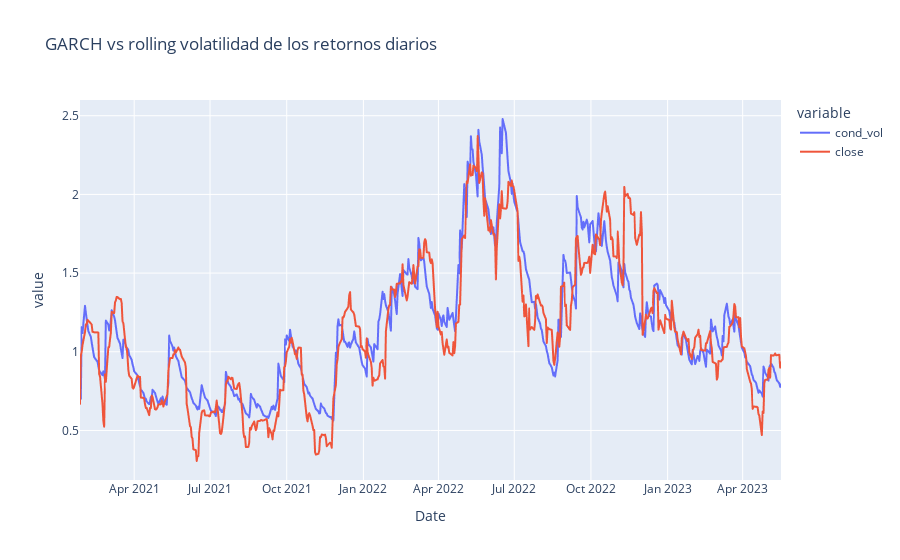

The cell this chart's notebook holds for it:
### Code cell
garch_and_rolling_std_plot = px.line(garch_and_rolling_std,
                                     title="GARCH vs rolling volatilidad de los retornos diarios")
garch_and_rolling_std_plot.show()

### Figure 1 — Plotly figure (JSON) as saved in the notebook; plotly's stock layout.template omitted (floating-point values rounded to 4 significant figures; data arrays with more than 128 entries replaced by an {"elided": "..."} marker saying what was removed)
{"data": [{"hovertemplate": "variable=cond_vol<br>Date=%{x}<br>value=%{y}<extra></extra>", "legendgroup": "cond_vol", "line": {"color": "#636efa", "dash": "solid"}, "marker": {"symbol": "circle"}, "mode": "lines", "name": "cond_vol", "showlegend": true, "type": "scattergl", "x": {"elided": "582 str values"}, "xaxis": "x", "y": {"elided": "582 float values"}, "yaxis": "y"}, {"hovertemplate": "variable=close<br>Date=%{x}<br>value=%{y}<extra></extra>", "legendgroup": "close", "line": {"color": "#EF553B", "dash": "solid"}, "marker": {"symbol": "circle"}, "mode": "lines", "name": "close", "showlegend": true, "type": "scattergl", "x": {"elided": "582 str values"}, "xaxis": "x", "y": {"elided": "582 float values"}, "yaxis": "y"}], "layout": {"legend": {"title": {"text": "variable"}, "tracegroupgap": 0}, "title": {"text": "GARCH vs rolling volatilidad de los retornos diarios"}, "xaxis": {"anchor": "y", "domain": [0, 1], "title": {"text": "Date"}}, "yaxis": {"anchor": "x", "domain": [0, 1], "title": {"text": "value"}}}}
